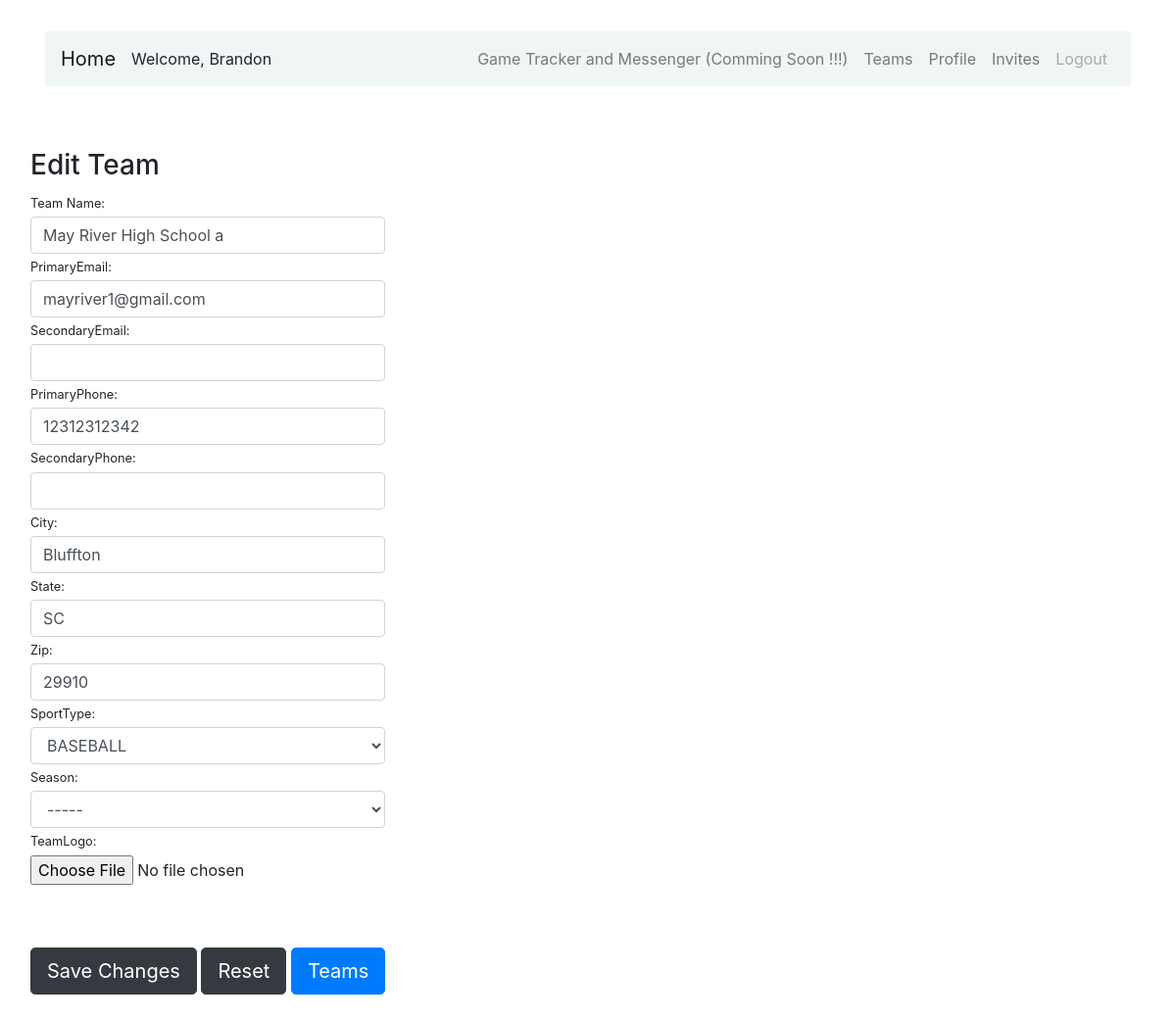
/team/edit/15/ (signed in), run on the app's committed database.
### users/models.py (models this page shows, shortened)
class Team(models.Model):
      class SeasonList(models.TextChoices):
          FALL='FALL'
          SPRING ='SPRING'
          SUMMER='SUMMER'
          WINTER='WINTER'
      TeamID = models.AutoField(primary_key=True)
      TeamName = models.CharField(max_length=100)
      PrimaryEmail = models.EmailField(unique=False)
      SecondaryEmail = models.EmailField(null=True, unique=False)
      PrimaryPhone = models.CharField(max_length=12, null=True)
      SecondaryPhone = models.CharField(max_length=12, null=True)
      City = models.CharField(max_length=2000,null=True)
      State = models.CharField(max_length=2000,null=True)
      Zip = models.CharField(max_length=2000,null=True)
      SportType = models.ForeignKey(TeamType, on_delete=models.CASCADE)
      TeamLogo = models.ImageField(default='default.jpg', upload_to='team_logos')
      CurrentSeason = models.CharField(max_length=2000, choices=SeasonList.choices, default=SeasonList.FALL,)
      DateCreated = models.DateTimeField(auto_now=True)
      CurrentYear = models.CharField(max_length=4, default=datetime.date.today().year)

### users/team_views.py (the view, shortened to what this page needs)
# urls.py: path('team/edit/<int:id>/', EditTeamView, name='teamedit'),
@login_required
def EditTeamView(request, id):
    post = get_object_or_404(Team, TeamID=id)
    if request.method == 'GET':
        publicTeamSite = TeamWebsite.objects.filter(TeamName_id = id, IsPublicSite=True).first()
        internalTeamSite = TeamWebsite.objects.filter(TeamName_id = id, IsPublicSite=False).first()
        public_site_form = TeamSiteForm(instance=publicTeamSite)
        internal_site_form = TeamSiteForm(instance=internalTeamSite)
        context = {'team_form': EditTeamForm(instance=post), 'id': id,
                   'public_site_form': public_site_form,
                   'internal_site_form': internal_site_form}
        return render(request,'teams/EditTeam.html',context)

### users/models.py (called while the page is built)
      def __str__(self):
          return "{}".format(self.Type)

### users/templates/teams/EditTeam.html (shortened to what this page needs)
{% extends "users/base.html" %}
{% block content %}
    <div class="row my-3 p-3">
    </div>
    <div class="row">
        <form method="post" enctype="multipart/form-data">
                        <h3>Edit Team</h3>
                        <div class="form-row">
                            <div class="col-md-12">
                                <div class="form-group">
                                    <label class="small mb-1">Team Name:</label>
                                        {{ team_form.TeamName }}
                                    <label class="small mb-1">PrimaryEmail:</label>
                                        {{ team_form.PrimaryEmail }}
                                        <label class="small mb-1">SecondaryEmail:</label>
                                        {{ team_form.SecondaryEmail }}
                                        <label class="small mb-1">PrimaryPhone:</label>
                                        {{ team_form.PrimaryPhone }}
                                        <label class="small mb-1">SecondaryPhone:</label>
                                        {{ team_form.SecondaryPhone }}
                                        <label class="small mb-1">City:</label>
                                        {{ team_form.City }}
                                        <label class="small mb-1">State:</label>
                                        {{ team_form.State }}
                                        <label class="small mb-1">Zip:</label>
                                        {{ team_form.Zip }}
                                        <label class="small mb-1">SportType:</label>
                                        {{ team_form.SportType }}
                                        <label class="small mb-1">Season:</label>
                                        {{ team_form.Season }}
                                        <label class="small mb-1">TeamLogo:</label>
                                        {{ team_form.TeamLogo }}
                                </div>
                            </div>
                        </div>
        <br><br>
            <button type="submit" class="btn btn-dark btn-lg">Save Changes</button>
            <button type="reset" class="btn btn-dark btn-lg">Reset</button>
            <a href="{% url 'teams' %}" class="btn btn-primary btn-lg">Teams</a>
    </form>
        {% endblock content %}

### users/templates/users/base.html (shortened to what this page needs)
<!doctype html>
<html lang="en">
<head>
    <link rel="stylesheet" href="https://maxcdn.bootstrapcdn.com/bootstrap/4.0.0/css/bootstrap.min.css">
	<link rel="stylesheet" href="https://use.fontawesome.com/releases/v5.8.2/css/all.css">
</head>
<body>
  <div class="container p-3 my-3">
    <div class="row">
      <div class="col-md-12">
        <nav class="navbar navbar-expand-md navbar-light " style="background-color: #f0f5f5">
          <a href="/" class="navbar-brand">Home</a>Welcome, {{user.first_name.title|default:'Guest'}}
            <div class="collapse navbar-collapse" id="navbarCollapse">
                <div class="navbar-nav ml-auto">
                  {% if user.is_authenticated %}
                    <ul class="nav ">
                      <li class="nav-item">
                        <a class="nav-link" href="" class="nav-link disabled" class="nav-item nav-link">Game Tracker and Messenger (Comming Soon !!!)</a>
                      </li>
                      <li class="nav-item">
                        <a class="nav-link" href="{% url 'teams' %}" class="nav-item nav-link">Teams</a>
                      </li>
                      <li class="nav-item">
                        <a class="nav-link" href="{% url 'users-profile' %}" class="nav-item nav-link">Profile</a>
                      </li>
                      <li class="nav-item">
                        <a class="nav-link" href="{% url 'team-invites' %}" class="nav-item nav-link">Invites</a>
                      </li>
                      <li class="nav-item">
                        <a class="nav-link disabled" href="{% url 'logout' %}" class="nav-item nav-link">Logout</a></a>
                      </li>
                    </ul>
                  {% else %}
                    <a href="{% url 'login' %}" class="nav-item nav-link">Sign in</a>
                  {% endif %}
                </div>
            </div>
        </nav>
        {% block content %}{% endblock %}
      </div>
    </div>
  </div>
</body>
</html>

### data on the page
Team: TeamName "May River High School a", PrimaryEmail "mayriver1@gmail.com", PrimaryPhone "12312312342", City "Bluffton", State "SC", Zip "29910", SportType "BASEBALL"

### other printed values
{{ user.first_name.title|default:'Guest' }} "Brandon"
